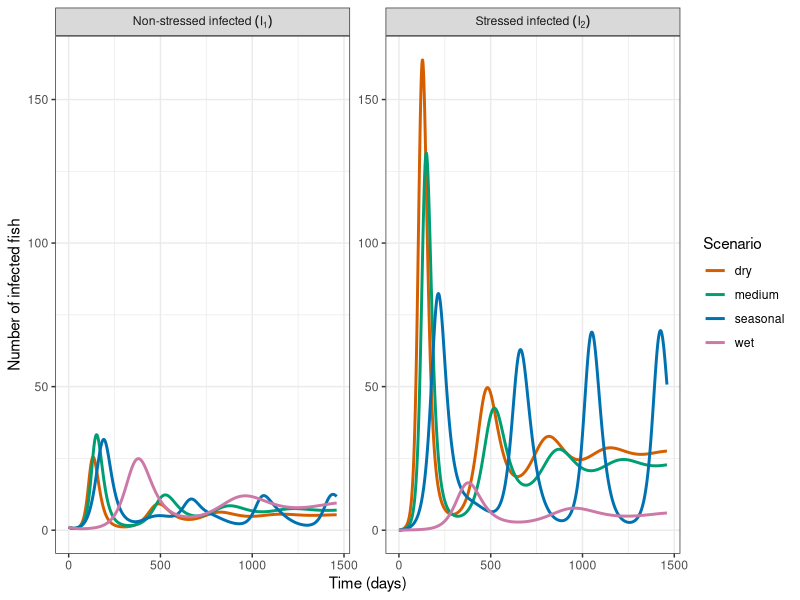

Write the R code that produced this figure.
# ============================================================
# ODE with time-varying alpha(t) for 4 scenarios
#   wet / medium / dry / seasonal
#   Regime: R0_min > 1  (supercritical)
#   We plot I1 (non-stressed infected) and I2 (stressed infected)
# ============================================================

rm(list = ls())
library(deSolve)
library(dplyr)
library(tidyr)
library(ggplot2)

# ---------------- 1) Parameters (chosen so that R0_min > 1) ----------------
pars <- list(
  Lambda = 10,
  mu     = 0.005,
  beta1  = 0.00005,
  beta2  = 0.0001,
  gamma1 = 0.10,
  gamma2 = 0.1,
  d1     = 0.01,
  d2     = 0.01,
  # water-stress link
  alpha_max = 0.05,  # max stress rate (day^-1)
  Wcrit     = 6,
  kW        = 1,
  W0        = 6,
  A_W       = 2
)

# Helper: R0(alpha) for the autonomous model
R0_alpha <- function(alpha, p) {
  nu1 <- p$gamma1 + p$mu + p$d1
  nu2 <- p$gamma2 + p$mu + p$d2
  p$Lambda / (alpha + p$mu) *
    ( p$beta1/nu1 + alpha * p$beta2/(p$mu * nu2) )
}

alpha_min <- 0.01
alpha_max <- pars$alpha_max

R0_min <- R0_alpha(alpha_min, pars)
R0_max <- R0_alpha(alpha_max, pars)

cat("R0_min (alpha = alpha_min)      =", R0_min, "\n")
cat("R0_max (alpha = alpha_max)      =", R0_max, "\n")

# ---------------- 2) Initial conditions and time grid ----------------
y0 <- c(S1 = pars$Lambda/pars$mu, S2 = 0, I1 = 1, I2 = 0, R = 0)

t_end <- 365*4
times <- seq(0, t_end, by = 0.5)

scenarios <- c("wet","medium","dry","seasonal")

# ---------------- 3) W(t) and alpha(t) ----------------
W_of_t <- function(t, scen, p) {
  if (scen == "wet")      return(8.5)
  if (scen == "medium")   return(p$Wcrit)
  if (scen == "dry")      return(4.5)
  if (scen == "seasonal") return(p$W0 + p$A_W * sin(2*pi*t/365))
  p$Wcrit
}

alpha_of_t <- function(t, scen, p) {
  Wt  <- W_of_t(t, scen, p)
  SWt <- 1 / (1 + exp(-p$kW * (p$Wcrit - Wt)))  # in [0,1]
  p$alpha_max * SWt
}

# ---------------- 4) RHS of ODE system ----------------
rhs <- function(t, y, p, scen) {
  with(as.list(c(y, p)), {
    a_t   <- alpha_of_t(t, scen, p)
    lambda <- beta1 * I1 + beta2 * I2
    
    dS1 <- Lambda - a_t*S1 - lambda*S1 - mu*S1
    dS2 <- a_t*S1   - lambda*S2 - mu*S2
    dI1 <- lambda*S1 - (gamma1 + mu + d1)*I1
    dI2 <- lambda*S2 - (gamma2 + mu + d2)*I2
    dR  <- gamma1*I1 + gamma2*I2 - mu*R
    
    list(c(dS1, dS2, dI1, dI2, dR))
  })
}

# ---------------- 5) Solve for each scenario ----------------
solve_one <- function(scen) {
  out <- ode(
    y     = y0,
    times = times,
    func  = function(t, y, parms) rhs(t, y, parms, scen),
    parms = pars,
    method = "lsoda"
  )
  as.data.frame(out) |>
    mutate(scenario = scen)
}

sol_all <- do.call(rbind, lapply(scenarios, solve_one))

# --- Set factor order + colours consistent with other figures ----
sol_all$scenario <- factor(
  sol_all$scenario,
  levels = c("dry", "medium", "seasonal", "wet")
)

scenario_cols <- c(
  "dry"      = "#D55E00",   # rouge/orange
  "medium"   = "#009E73",   # vert
  "seasonal" = "#0072B2",   # bleu
  "wet"      = "#CC79A7"    # violet
)


# ---------------- 6) Plot I1 and I2 only ----------------
long_I <- sol_all |>
  select(time, I1, I2, scenario) |>
  pivot_longer(
    cols      = c(I1, I2),
    names_to  = "variable",
    values_to = "value"
  ) |>
  mutate(
    variable = recode(
      variable,
      I1 = "'Non-stressed infected'~(I[1])",
      I2 = "'Stressed infected'~(I[2])"
    )
  )

ymax <- ceiling(max(long_I$value, na.rm = TRUE))

p_I <- ggplot(long_I,
              aes(x = time, y = value, colour = scenario)) +
  geom_line(linewidth = 1) +
  scale_color_manual(values = scenario_cols, name = "Scenario") +
  facet_wrap(
    ~ variable,
    ncol = 2,
    scales = "free_y",
    labeller = labeller(variable = label_parsed)
  ) +
  coord_cartesian(ylim = c(0, ymax)) +
  labs(
    x = "Time (days)",
    y = "Number of infected fish"
  ) +
  theme_bw()

print(p_I)

# ---------------- 7) Save figure ----------------
if (!dir.exists("fig")) dir.create("fig")
ggsave("fig/ODE_I1_I2_alpha_t_min_gt1.pdf",
       p_I, width = 9, height = 4, dpi = 300)
